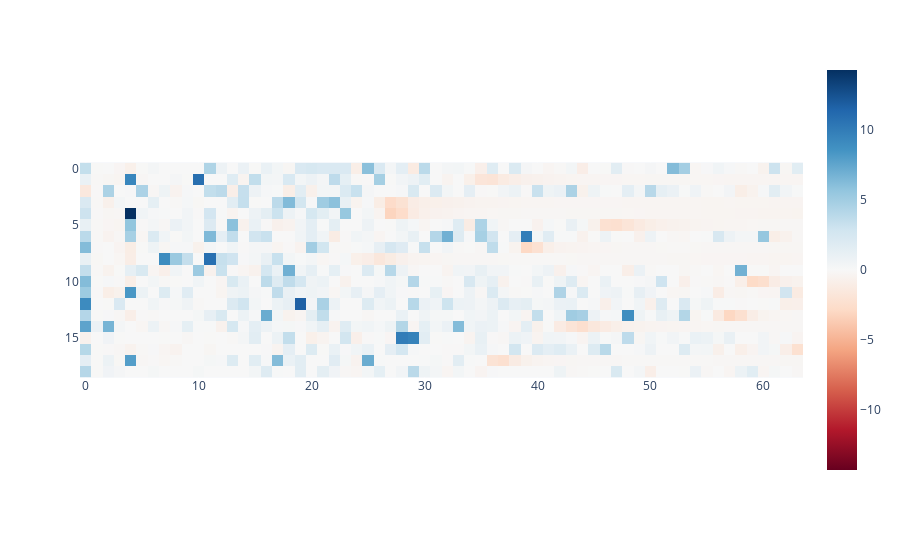

Notebook code for this chart:
### Code cell
px.imshow(
    logprob_diff.cpu().numpy()[:, 34:],
    color_continuous_scale='RdBu',
    color_continuous_midpoint=0,    
)

### Figure 1 — Plotly figure (JSON) as saved in the notebook; plotly's stock layout.template omitted (floating-point values rounded to 4 significant figures; data arrays with more than 128 entries replaced by an {"elided": "..."} marker saying what was removed)
{"data": [{"coloraxis": "coloraxis", "hovertemplate": "x: %{x}<br>y: %{y}<br>color: %{z}<extra></extra>", "name": "0", "type": "heatmap", "xaxis": "x", "yaxis": "y", "z": {"elided": "19x64 float values"}}], "layout": {"coloraxis": {"cmid": 0, "colorscale": [[0, "rgb(103,0,31)"], [0.1, "rgb(178,24,43)"], [0.2, "rgb(214,96,77)"], [0.3, "rgb(244,165,130)"], [0.4, "rgb(253,219,199)"], [0.5, "rgb(247,247,247)"], [0.6, "rgb(209,229,240)"], [0.7, "rgb(146,197,222)"], [0.8, "rgb(67,147,195)"], [0.9, "rgb(33,102,172)"], [1, "rgb(5,48,97)"]]}, "margin": {"t": 60}, "xaxis": {"anchor": "y", "constrain": "domain", "domain": [0, 1], "scaleanchor": "y"}, "yaxis": {"anchor": "x", "autorange": "reversed", "constrain": "domain", "domain": [0, 1]}}}
